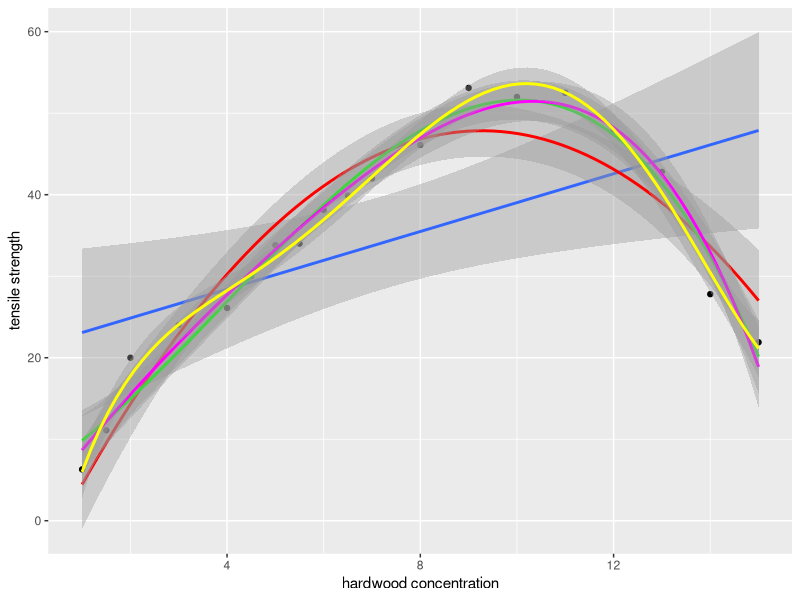
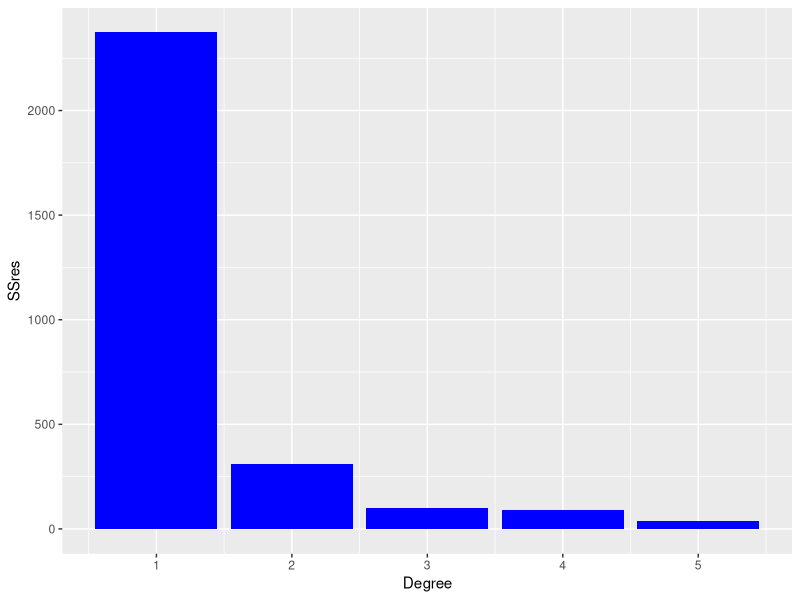

The R script that drew these images, in order:
library(tidyverse)
wood <- read_csv("data/woodstrength.csv")

# check if linear fit is good
ggplot(wood, aes(x = Conc, y = Strength)) +
    geom_point() +
    geom_smooth(method = "lm") +
    geom_smooth(method = "lm", formula = y ~ poly(x, 2, raw = TRUE), color = "red") +
    geom_smooth(method = "lm", formula = y ~ poly(x, 3, raw = TRUE), color = "green") +
    geom_smooth(method = "lm", formula = y ~ poly(x, 4, raw = TRUE), color = "magenta") +
    geom_smooth(method = "lm", formula = y ~ poly(x, 5, raw = TRUE), color = "yellow") +
    labs(x = "hardwood concentration", y = "tensile strength")

wood_models <- list(lm(Strength ~ Conc, data = wood),
    lm(Strength ~ poly(Conc, degree = 2, raw = TRUE), data = wood),
    lm(Strength ~ poly(Conc, degree = 3, raw = TRUE), data = wood),
    lm(Strength ~ poly(Conc, degree = 4, raw = TRUE), data = wood),
    lm(Strength ~ poly(Conc, degree = 5, raw = TRUE), data = wood))

# obtainable in one line
wood_models <- map(1:5, function(d) lm(Strength ~ poly(Conc, degree = d, raw = TRUE), data = wood))

SSres <- map_dbl(wood_models, function(x) sum(residuals(x) ^ 2))

wood_models_orth <- list(lm(Strength ~ Conc, data = wood),
    lm(Strength ~ poly(Conc, degree = 2, raw = FALSE), data = wood),
    lm(Strength ~ poly(Conc, degree = 3, raw = FALSE), data = wood),
    lm(Strength ~ poly(Conc, degree = 4, raw = FALSE), data = wood),
    lm(Strength ~ poly(Conc, degree = 5, raw = FALSE), data = wood))

SSres_d <- data.frame(SSres, Degree = 1:5)
ggplot(SSres_d, aes(x = Degree, y = SSres)) + geom_col(fill = "blue")
